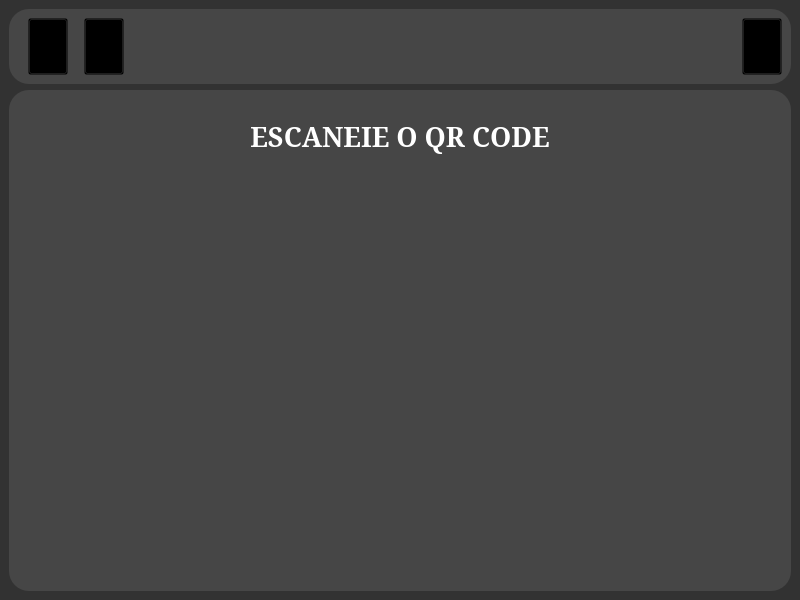
<?xml version="1.0" encoding="UTF-8"?>
<ui version="4.0">
 <class>Tela_Conexao</class>
 <widget class="QMainWindow" name="Tela_Conexao">
  <property name="windowModality">
   <enum>Qt::NonModal</enum>
  </property>
  <property name="enabled">
   <bool>true</bool>
  </property>
  <property name="geometry">
   <rect>
    <x>0</x>
    <y>0</y>
    <width>800</width>
    <height>600</height>
   </rect>
  </property>
  <property name="mouseTracking">
   <bool>false</bool>
  </property>
  <property name="focusPolicy">
   <enum>Qt::NoFocus</enum>
  </property>
  <property name="windowTitle">
   <string>API WhatsApp</string>
  </property>
  <property name="styleSheet">
   <string notr="true">QMainWindow{
background-color: rgb(50,50,50);
}</string>
  </property>
  <property name="toolButtonStyle">
   <enum>Qt::ToolButtonIconOnly</enum>
  </property>
  <property name="documentMode">
   <bool>false</bool>
  </property>
  <property name="tabShape">
   <enum>QTabWidget::Rounded</enum>
  </property>
  <widget class="QWidget" name="centralwidget">
   <layout class="QVBoxLayout" name="verticalLayout">
    <item>
     <widget class="QFrame" name="frame">
      <property name="minimumSize">
       <size>
        <width>0</width>
        <height>75</height>
       </size>
      </property>
      <property name="maximumSize">
       <size>
        <width>16777215</width>
        <height>75</height>
       </size>
      </property>
      <property name="styleSheet">
       <string notr="true">QFrame {
background-color: rgb(70,70,70);
border-radius: 20px;
}</string>
      </property>
      <property name="frameShape">
       <enum>QFrame::StyledPanel</enum>
      </property>
      <property name="frameShadow">
       <enum>QFrame::Raised</enum>
      </property>
      <layout class="QHBoxLayout" name="horizontalLayout">
       <item>
        <spacer name="horizontalSpacer_3">
         <property name="orientation">
          <enum>Qt::Horizontal</enum>
         </property>
         <property name="sizeType">
          <enum>QSizePolicy::Fixed</enum>
         </property>
         <property name="sizeHint" stdset="0">
          <size>
           <width>10</width>
           <height>20</height>
          </size>
         </property>
        </spacer>
       </item>
       <item>
        <widget class="QPushButton" name="botao_home">
         <property name="sizePolicy">
          <sizepolicy hsizetype="Preferred" vsizetype="Preferred">
           <horstretch>0</horstretch>
           <verstretch>0</verstretch>
          </sizepolicy>
         </property>
         <property name="styleSheet">
          <string notr="true">QPushButton{
icon: url(:/icons/home.svg);
background-color: transparent;
}

QPushButton::hover{
icon: url(:/icons/home_hover.svg);
background-color: transparent;
}</string>
         </property>
         <property name="text">
          <string/>
         </property>
         <property name="iconSize">
          <size>
           <width>40</width>
           <height>40</height>
          </size>
         </property>
        </widget>
       </item>
       <item>
        <spacer name="horizontalSpacer_2">
         <property name="orientation">
          <enum>Qt::Horizontal</enum>
         </property>
         <property name="sizeType">
          <enum>QSizePolicy::Fixed</enum>
         </property>
         <property name="sizeHint" stdset="0">
          <size>
           <width>10</width>
           <height>20</height>
          </size>
         </property>
        </spacer>
       </item>
       <item>
        <widget class="QPushButton" name="botao_contatos">
         <property name="sizePolicy">
          <sizepolicy hsizetype="Preferred" vsizetype="Preferred">
           <horstretch>0</horstretch>
           <verstretch>0</verstretch>
          </sizepolicy>
         </property>
         <property name="styleSheet">
          <string notr="true">QPushButton{
icon: url(:/icons/contatos.svg);
background-color: transparent;
}

QPushButton::hover{
icon: url(:/icons/contatos_hover.svg);
background-color: transparent;
}</string>
         </property>
         <property name="text">
          <string/>
         </property>
         <property name="iconSize">
          <size>
           <width>40</width>
           <height>40</height>
          </size>
         </property>
        </widget>
       </item>
       <item>
        <spacer name="horizontalSpacer">
         <property name="orientation">
          <enum>Qt::Horizontal</enum>
         </property>
         <property name="sizeHint" stdset="0">
          <size>
           <width>583</width>
           <height>20</height>
          </size>
         </property>
        </spacer>
       </item>
       <item>
        <widget class="QPushButton" name="botao_conexao">
         <property name="sizePolicy">
          <sizepolicy hsizetype="Preferred" vsizetype="Preferred">
           <horstretch>0</horstretch>
           <verstretch>0</verstretch>
          </sizepolicy>
         </property>
         <property name="minimumSize">
          <size>
           <width>40</width>
           <height>40</height>
          </size>
         </property>
         <property name="styleSheet">
          <string notr="true">QPushButton{
icon: url(:/icons/nao_conectado.svg);
background-color: transparent;
}

QPushButton::hover{
icon: url(:/icons/nao_conectado_hover.svg);
background-color: transparent;
}</string>
         </property>
         <property name="text">
          <string/>
         </property>
         <property name="iconSize">
          <size>
           <width>35</width>
           <height>35</height>
          </size>
         </property>
        </widget>
       </item>
      </layout>
     </widget>
    </item>
    <item>
     <widget class="QFrame" name="frame_2">
      <property name="minimumSize">
       <size>
        <width>0</width>
        <height>500</height>
       </size>
      </property>
      <property name="styleSheet">
       <string notr="true">QFrame {
background-color: rgb(70,70,70);
border-radius: 20px;
}</string>
      </property>
      <property name="frameShape">
       <enum>QFrame::StyledPanel</enum>
      </property>
      <property name="frameShadow">
       <enum>QFrame::Raised</enum>
      </property>
      <layout class="QVBoxLayout" name="verticalLayout_2">
       <item>
        <widget class="QLabel" name="label">
         <property name="maximumSize">
          <size>
           <width>16777215</width>
           <height>75</height>
          </size>
         </property>
         <property name="font">
          <font>
           <family>Garamond</family>
           <pointsize>20</pointsize>
           <bold>true</bold>
          </font>
         </property>
         <property name="text">
          <string>&lt;html&gt;&lt;head/&gt;&lt;body&gt;&lt;p align=&quot;center&quot;&gt;&lt;span style=&quot; color:#ffffff;&quot;&gt;ESCANEIE O QR CODE&lt;/span&gt;&lt;/p&gt;&lt;/body&gt;&lt;/html&gt;</string>
         </property>
        </widget>
       </item>
       <item>
        <widget class="QLabel" name="qrcode">
         <property name="styleSheet">
          <string notr="true"/>
         </property>
         <property name="text">
          <string>&lt;html&gt;&lt;head/&gt;&lt;body&gt;&lt;p align=&quot;center&quot;&gt;&lt;br/&gt;&lt;/p&gt;&lt;/body&gt;&lt;/html&gt;</string>
         </property>
         <property name="alignment">
          <set>Qt::AlignCenter</set>
         </property>
        </widget>
       </item>
      </layout>
     </widget>
    </item>
   </layout>
  </widget>
 </widget>
 <resources>
  <include location="icons.qrc"/>
 </resources>
 <connections/>
</ui>
